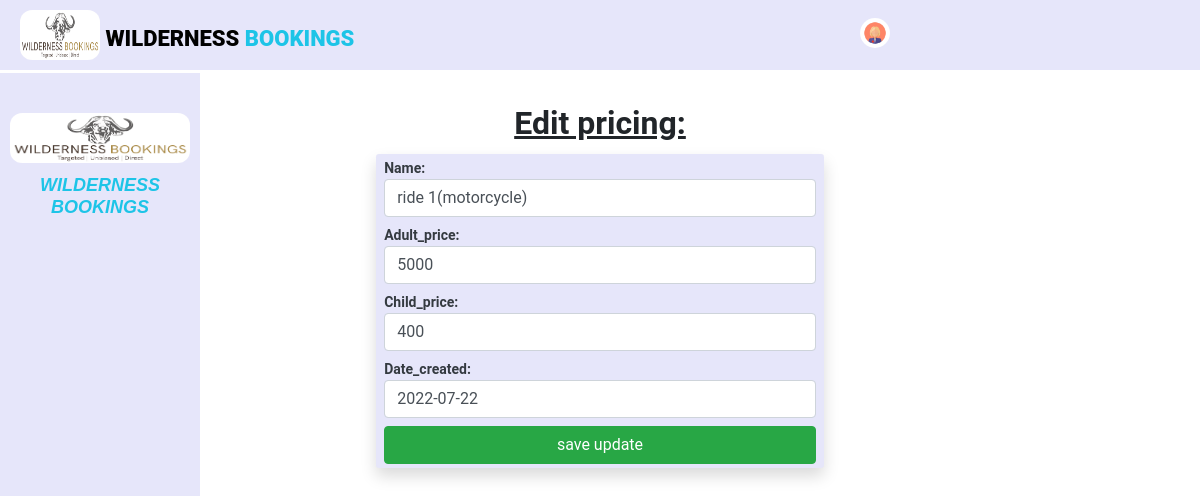
The page /edit_pricing.php?pricing_id=1 on the database its author committed.
### tables this page shows
CREATE TABLE `pricing` (
  `pricing_id` int(100) NOT NULL,
  `name` varchar(100) NOT NULL,
  `adult_price` varchar(100) NOT NULL,
  `child_price` varchar(100) NOT NULL,
  `date_created` varchar(100) NOT NULL
);

### edit_pricing.php (the view, shortened to what this page needs)
<?php
if (isset($_REQUEST["pricing_id"]))
 {
 	$id = $_REQUEST["pricing_id"];
	include ("includes/connect.php");
    $sql = "SELECT * FROM pricing WHERE pricing_id= $id";
    $query = mysqli_query($con,$sql) or die(mysqli_error($con));
    if (mysqli_num_rows($query)== 0)
    {
    	echo '<script>
 alert("Zero number of rows found!");
 window.location = "pricing_list.php";
</script>';
    }
    else
    {
   $pricing = mysqli_fetch_assoc($query);
}
}
?>
<!DOCTYPE html>
<html lang="en">
<head>
    <link rel="stylesheet" href="includes/bootstrap.min.css">
</head>
<body>
  <?php include ("includes/header.php"); ?>
  <?php include ("includes/sidebar1.php"); ?>
<div class="container py-4">
<div class="row justify-content-center">
        <div class="col-sm-5">
            <br><br><br>
            <h2 class="text-center text-decoration-underline py-2 mb-1"><strong>Edit pricing:</strong></h2>
        <form action="edit_save_update.php" method="POST" class="form-control-sm shadow" style="background: lavender;">
            <div class="form group mb-2">
                <label class="text-dark"><strong>Name:</strong></label><input type="text" name="name" value="<?= $pricing['name'] ?>" class="form-control" required>
            </div>
            <div class="form group mb-2">
                <label class="text-dark"><strong>Adult_price:</strong></label><input type="text" name="adultp" value="<?= $pricing['adult_price'] ?>" class="form-control" required>
            </div>
            <div class="form group mb-2">
                <label class="text-dark"><strong>Child_price:</strong></label><input type="text" name="childp" value="<?= $pricing['child_price'] ?>" class="form-control" required>
            </div>
            <div class="form group mb-2">
                <label class="text-dark"><strong>Date_created:</strong></label><input type="text" name="datec" value="<?= $pricing['date_created'] ?>" class="form-control" required>
            </div>
            <button class="btn btn-success btn-block">save update</button>
        </form>
    </div>
</div>
</div>
</body>
</html>

### includes/sidebar1.php (style rules this page uses)
body { margin: 0; padding: 0; font-family: "Roboto", sans-serif; }

### rows shown on the page
pricing: name "ride 1(motorcycle)", adultp "5000", childp "400", datec "2022-07-22"
